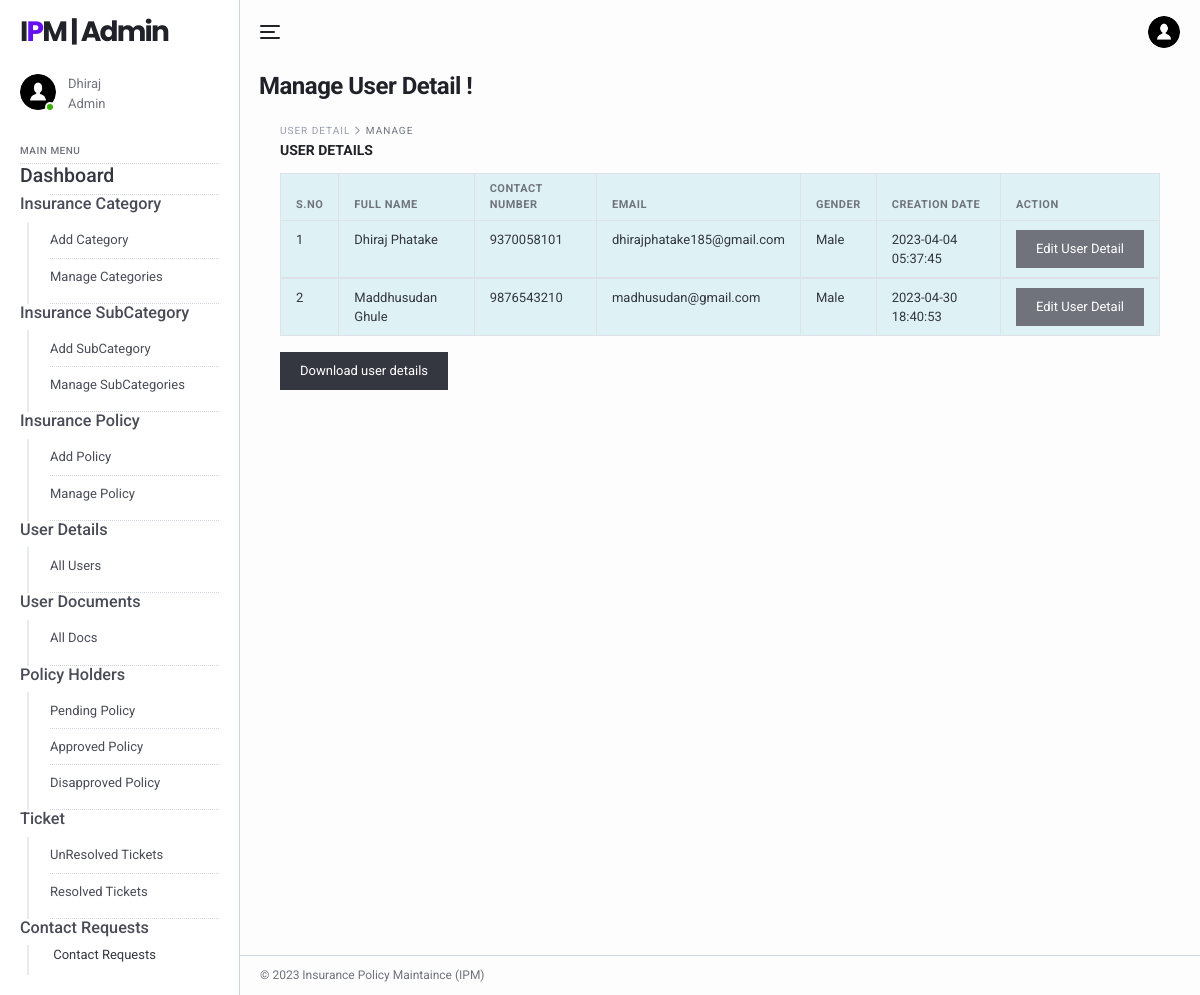
Screenshot of /ipm/admin/user-detail.php (signed in) with the database file from the repository.
### tables this page shows
CREATE TABLE `tblimsadmin` (
  `ID` int(11) NOT NULL,
  `AdminName` varchar(120) DEFAULT NULL,
  `AdminUsername` varchar(45) DEFAULT NULL,
  `Password` varchar(45) DEFAULT NULL,
  `AdminRegdate` timestamp NULL DEFAULT current_timestamp()
);

CREATE TABLE `tbluser` (
  `ID` int(11) NOT NULL,
  `FullName` varchar(120) DEFAULT NULL,
  `ContactNo` bigint(10) DEFAULT NULL,
  `Email` varchar(120) DEFAULT NULL,
  `Gender` enum('Male','Female') DEFAULT NULL,
  `Password` varchar(120) DEFAULT NULL,
  `CreationDate` timestamp NOT NULL DEFAULT current_timestamp()
);

### ipm/admin/user-detail.php (the view, shortened to what this page needs)
<?php
include('includes/dbconnection.php');
if (strlen($_SESSION['aid']==0)) {
  header('location:logout.php');
  } else{
?>
<!DOCTYPE html>
<html lang="en">
  <head>
    <link href="../lib/fontawesome-free/css/all.min.css" rel="stylesheet">
    <link href="../lib/ionicons/css/ionicons.min.css" rel="stylesheet">
    <link href="../lib/typicons.font/typicons.css" rel="stylesheet">
    <link href="../lib/morris.js/morris.css" rel="stylesheet">
    <link href="../lib/flag-icon-css/css/flag-icon.min.css" rel="stylesheet">
    <link href="../lib/jqvmap/jqvmap.min.css" rel="stylesheet">
    <link rel="stylesheet" href="../css/azia.css">
  </head>
  <body class="az-body az-body-sidebar">
<?php include_once('includes/sidebar.php');?>
    <div class="az-content az-content-dashboard-two">
<?php include_once('includes/header.php');?>
      <div class="az-content-header d-block d-md-flex">
        <div>
          <h2 class="az-content-title mg-b-5 mg-b-lg-8">Manage User Detail !</h2>
        </div>
      </div>
      <div class="az-content-body">
     <div class="az-content">
      <div class="container">
        <div class="az-content-body">
          <div class="az-content-breadcrumb">
            <span>User Detail </span>
            <span>Manage</span>
          </div>
          <div class="az-content-label mg-b-5">User Details</div>
          <div class="table-responsive">
            <table class="table table-info table-bordered table-stripped table-hover mg-b-0">
              <thead>
                <tr>
                  <th>S.NO</th>
                  <th>Full Name</th>
                  <th>Contact Number</th>
                   <th>Email</th>
                   <th>Gender</th>
                   <th>Creation Date</th>
                  <th>Action</th>
                </tr>
              </thead>
              <?php
              $ret=mysqli_query($con,"select * from  tbluser");
              $cnt=1;
              while ($row=mysqli_fetch_array($ret)) {
              ?>
              <tbody>
                <tr>
                  <td><?php echo $cnt;?></td>
                  <td><?php  echo $row['FullName'];?></td>
                  <td><?php  echo $row['ContactNo'];?></td>
                  <td><?php  echo $row['Email'];?></td>
                  <td><?php  echo $row['Gender'];?></td>
                  <td><?php  echo $row['CreationDate'];?></td>
                  <td><a href="edit-userprofile.php?userid=<?php echo $row['ID'];?>" class="btn btn-secondary">Edit User Detail</a>
                </tr>
                <?php
                $cnt=$cnt+1;
                }?>
              </tbody>
            </table>
          <button onclick="window.print()" class="btn btn-dark mt-3">Download user details</button>
          </div>
            </div>
          </div>
        </div>
      </div>
    <?php include_once('includes/footer.php');?>
    </div>
  </body>
</html>
<?php }  ?>

### ipm/admin/includes/sidebar.php (shortened to what this page needs)
<div class="az-sidebar">
    <div class="az-sidebar-header">
      <a href="#" class="az-logo">I<span>P</span>M | Admin</a>
    </div>
    <div class="az-sidebar-loggedin">
      <div class="az-img-user online"><img src="../img/user.png" alt=""></div>
      <div class="media-body">
                    <?php
                    $adminid=$_SESSION['aid'];
                    $ret=mysqli_query($con,"select AdminName from tblimsadmin where ID='$adminid'");
                    $row=mysqli_fetch_array($ret);
                    $name=$row['AdminName'];
                    ?>
                <span><?php echo $name; ?></span>
        <span>Admin</span>
      </div>
    </div>
    <div class="az-sidebar-body">
      <ul class="nav">
        <li class="nav-label">Main Menu</li>
          <li class="nav-item show">
          <a href="dashboard.php" class="text-dark"><h4>Dashboard</h4></a>
        </li>
        <li class="nav-item show">
          <h5>Insurance Category</h5>
          <nav class="nav-sub">
            <a href="add-category.php" class="nav-sub-link">Add Category</a>
            <a href="manage-categories.php" class="nav-sub-link">Manage Categories</a>
          </nav>
        </li>
        <li class="nav-item show">
          <h5>Insurance SubCategory</h5>
          <nav class="nav-sub">
            <a href="add-subcategory.php" class="nav-sub-link">Add SubCategory</a>
            <a href="manage-subcategories.php" class="nav-sub-link">Manage SubCategories</a>
          </nav>
        <li class="nav-item show">
          <h5>Insurance Policy</h5>
          <nav class="nav-sub">
            <a href="policyform.php" class="nav-sub-link">Add Policy</a>
            <a href="manage-policyform.php" class="nav-sub-link">Manage Policy</a>
          </nav>
        </li>
        <li class="nav-item show">
          <h5>User Details</h5>
          <nav class="nav-sub">
            <a href="user-detail.php" class="nav-sub-link">All Users</a>
          </nav>
        </li>
        <li class="nav-item show">
          <h5>User Documents</h5>
          <nav class="nav-sub">
            <a href="user-docs.php" class="nav-sub-link">All Docs</a>
          </nav>
        </li>
        <li class="nav-item show">
          <h5>Policy Holders</h5>
          <nav class="nav-sub">
            <a href="pending-policy.php" class="nav-sub-link">Pending Policy</a>
          <a href="approve-policy.php" class="nav-sub-link">Approved Policy</a>
          <a href="disapprove-policy.php" class="nav-sub-link">Disapproved Policy</a>
          </nav>
        </li>
        <li class="nav-item show">
          <h5>Ticket</h5>
          <nav class="nav-sub">
            <a href="unresolved-tickets.php" class="nav-sub-link">UnResolved Tickets</a>
            <a href="resolved-tickets.php" class="nav-sub-link">Resolved Tickets</a>
          </nav>
        </li>
        <li class="nav-item show">
          <h5>Contact Requests</h5>
          <nav class="nav-sub">
            <a href="contact_request.php">
              <span class="nav-link-text text-dark">Contact Requests</span>
            </a>
          </nav>
        </li>
      </ul>
    </div>
  </div>

### rows the page displays
tblimsadmin: AdminName "Dhiraj"
tbluser: FullName "Dhiraj Phatake", ContactNo "9370058101", Email "dhirajphatake185@gmail.com", Gender "Male", CreationDate "2023-04-04 05:37:45"
tbluser: FullName "Maddhusudan Ghule", ContactNo "9876543210", Email "madhusudan@gmail.com", Gender "Male", CreationDate "2023-04-30 18:40:53"
